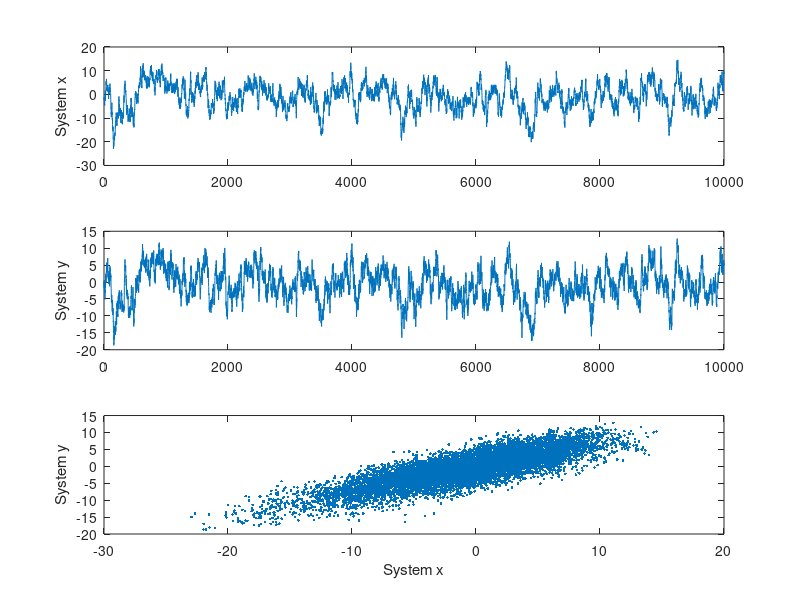

The MATLAB source for this figure:
%% Coupled Autoregressive System
% Example of two coupled systems as a test model for homework.
% It is also used to show the _publish_ functionality of MATLAB.

%% Initialisation
% Some first settings.
clear
randn('seed',1); % reset the random number generator to ensure reproducable random numbers
N = 10000; % length of the time series
x = zeros(N,1); % initialize vector with N times the value of zero
y = zeros(N,1); % initialize vector with N times the value of zero
rX = randn(N,1); % create random numbers from Gaussian distribution
rY = randn(N,1); % create random numbers from Gaussian distribution
x(1) = rX(1); % initialze the first value in the time series with a random number
y(1) = rY(1); % initialze the first value in the time series with a random number


%% Parameter
% These parameters should be changed in the home work in order to
% study the correlation vs. a change of _a_ resp. _k_.
a = 0.98; % AR coefficient (for both systems the same)
k = .10; % coupling constant

%% Calculate the coupled system
% The system _x_ is a standard AR(1), the system _y_ is coupled with
% system _x_ by a coupling constant _k_. In order to preserve the
% variance of _y_, the factor |(1-k)| is neccesary.
for i = 2:N
   x(i) = a * x(i-1) + rX(i);
   y(i) = a * ((1-k) * y(i-1) + k * x(i-1)) + rY(i) ;
end

%% Plot results
% Use |subplot| to have separate panels in the figure window.
subplot(3,1,1)
plot(x)
ylabel('System x')

subplot(3,1,2)
plot(y)
ylabel('System y')

subplot(3,1,3)
plot(x,y,'.')
xlabel('System x'), ylabel('System y')
